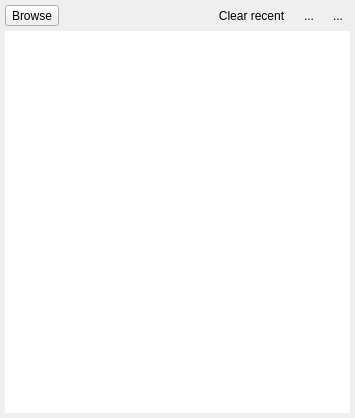
<?xml version="1.0" encoding="UTF-8"?>
<ui version="4.0">
 <class>open</class>
 <widget class="QWidget" name="open">
  <property name="geometry">
   <rect>
    <x>0</x>
    <y>0</y>
    <width>355</width>
    <height>418</height>
   </rect>
  </property>
  <property name="windowTitle">
   <string>Form</string>
  </property>
  <layout class="QGridLayout" name="gridLayout">
   <property name="leftMargin">
    <number>5</number>
   </property>
   <property name="topMargin">
    <number>5</number>
   </property>
   <property name="rightMargin">
    <number>5</number>
   </property>
   <property name="bottomMargin">
    <number>5</number>
   </property>
   <property name="spacing">
    <number>5</number>
   </property>
   <item row="0" column="0">
    <widget class="QToolButton" name="browse_button">
     <property name="text">
      <string>Browse</string>
     </property>
     <property name="icon">
      <iconset>
       <normaloff>../images/openfolder.svg</normaloff>../images/openfolder.svg</iconset>
     </property>
     <property name="toolButtonStyle">
      <enum>Qt::ToolButtonTextUnderIcon</enum>
     </property>
    </widget>
   </item>
   <item row="0" column="3">
    <widget class="QToolButton" name="list_button">
     <property name="toolTip">
      <string>View projects as list</string>
     </property>
     <property name="text">
      <string>...</string>
     </property>
     <property name="icon">
      <iconset>
       <normaloff>../images/list.svg</normaloff>../images/list.svg</iconset>
     </property>
     <property name="checkable">
      <bool>true</bool>
     </property>
     <property name="autoRaise">
      <bool>true</bool>
     </property>
    </widget>
   </item>
   <item row="0" column="2">
    <widget class="QToolButton" name="clear_recent_btn">
     <property name="toolTip">
      <string>Clear list of recent projects</string>
     </property>
     <property name="text">
      <string>Clear recent</string>
     </property>
     <property name="autoRaise">
      <bool>true</bool>
     </property>
    </widget>
   </item>
   <item row="0" column="4">
    <widget class="QToolButton" name="tile_button">
     <property name="toolTip">
      <string>View projects as grid</string>
     </property>
     <property name="text">
      <string>...</string>
     </property>
     <property name="icon">
      <iconset>
       <normaloff>../images/tile.svg</normaloff>../images/tile.svg</iconset>
     </property>
     <property name="checkable">
      <bool>true</bool>
     </property>
     <property name="autoRaise">
      <bool>true</bool>
     </property>
    </widget>
   </item>
   <item row="0" column="1">
    <spacer name="horizontalSpacer">
     <property name="orientation">
      <enum>Qt::Horizontal</enum>
     </property>
     <property name="sizeHint" stdset="0">
      <size>
       <width>40</width>
       <height>20</height>
      </size>
     </property>
    </spacer>
   </item>
   <item row="1" column="0" colspan="5">
    <widget class="QListWidget" name="template_list">
     <property name="frameShape">
      <enum>QFrame::NoFrame</enum>
     </property>
     <property name="frameShadow">
      <enum>QFrame::Plain</enum>
     </property>
     <property name="iconSize">
      <size>
       <width>128</width>
       <height>128</height>
      </size>
     </property>
     <property name="resizeMode">
      <enum>QListView::Adjust</enum>
     </property>
     <property name="uniformItemSizes">
      <bool>true</bool>
     </property>
     <property name="wordWrap">
      <bool>false</bool>
     </property>
    </widget>
   </item>
  </layout>
 </widget>
 <resources/>
 <connections/>
</ui>
